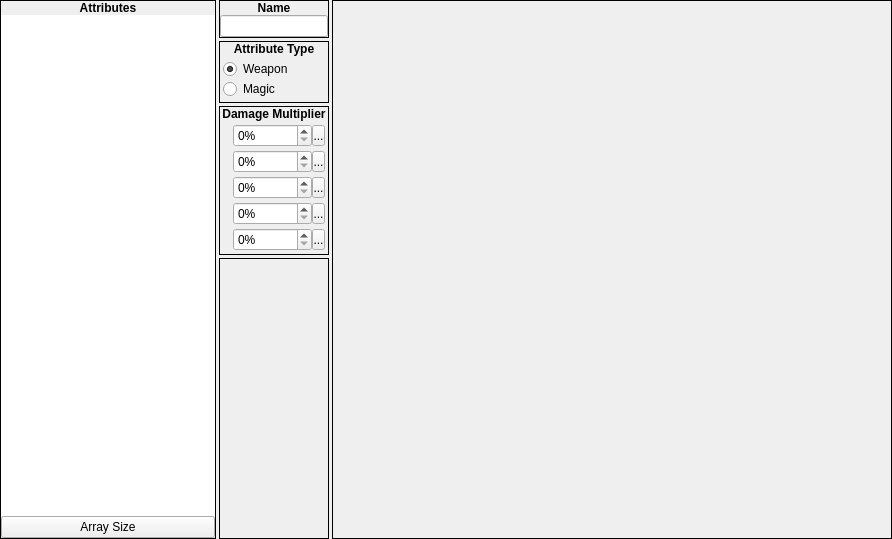
<?xml version="1.0" encoding="UTF-8"?>
<ui version="4.0">
 <class>Database_Attributes</class>
 <widget class="QWidget" name="Database_Attributes">
  <property name="geometry">
   <rect>
    <x>0</x>
    <y>0</y>
    <width>892</width>
    <height>539</height>
   </rect>
  </property>
  <property name="minimumSize">
   <size>
    <width>892</width>
    <height>539</height>
   </size>
  </property>
  <property name="maximumSize">
   <size>
    <width>892</width>
    <height>539</height>
   </size>
  </property>
  <property name="windowTitle">
   <string>Attributes Tab</string>
  </property>
  <property name="windowIcon">
   <iconset resource="gui_icons.qrc">
    <normaloff>:/icons/openrpgmaker.png</normaloff>:/icons/openrpgmaker.png</iconset>
  </property>
  <property name="styleSheet">
   <string notr="true">.QFrame
{
	border-width: 1px;
	border-style: solid;
	border-color: palette(window-text);
}

.QFrame&gt;QLabel
{
	border-width: 0px;
	background-color: palette(window-text);
	color: palette(window);
	font-weight: bold;
}

.QFrame&gt;QCheckBox
{
	background-color: palette(window-text);
	border-width: 0px;
	border-style: none;
	color: palette(window);
	spacing: 3px;
	font-weight: bold;
	padding: 0px 0px 0px 3px;
}

.QFrame&gt;QCheckBox::indicator
{
	min-width: 8px;
	max-width: 8px;
	min-height: 8px;
	max-height: 8px;
	width: 8px;
	height: 8px;
	border-width: 2px;
	border-radius: 0px;
	border-style: ridge;
	border-color: palette(mid);
}

.QFrame&gt;QCheckBox::indicator:unchecked
{
	background-color: palette(base);
}

.QFrame&gt;QCheckBox::indicator:checked
{
	background-color: palette(window-text);
}

.QFrame&gt;QCheckBox::indicator:hover
{
	border-color: palette(highlight);
}</string>
  </property>
  <layout class="QHBoxLayout" name="horizontalLayout">
   <property name="spacing">
    <number>3</number>
   </property>
   <property name="margin">
    <number>0</number>
   </property>
   <item>
    <widget class="QFrame" name="frame_71">
     <property name="sizePolicy">
      <sizepolicy hsizetype="Fixed" vsizetype="Preferred">
       <horstretch>0</horstretch>
       <verstretch>0</verstretch>
      </sizepolicy>
     </property>
     <property name="frameShape">
      <enum>QFrame::Box</enum>
     </property>
     <property name="frameShadow">
      <enum>QFrame::Plain</enum>
     </property>
     <layout class="QVBoxLayout" name="verticalLayout_112">
      <property name="spacing">
       <number>0</number>
      </property>
      <property name="margin">
       <number>0</number>
      </property>
      <item>
       <widget class="QLabel" name="label_131">
        <property name="sizePolicy">
         <sizepolicy hsizetype="Preferred" vsizetype="Fixed">
          <horstretch>0</horstretch>
          <verstretch>0</verstretch>
         </sizepolicy>
        </property>
        <property name="font">
         <font>
          <weight>75</weight>
          <bold>true</bold>
         </font>
        </property>
        <property name="text">
         <string>Attributes</string>
        </property>
        <property name="alignment">
         <set>Qt::AlignCenter</set>
        </property>
       </widget>
      </item>
      <item>
       <widget class="QWidget" name="widget_82" native="true">
        <layout class="QVBoxLayout" name="verticalLayout_114">
         <property name="spacing">
          <number>0</number>
         </property>
         <property name="margin">
          <number>0</number>
         </property>
         <item>
          <widget class="QListWidget" name="lwAttributeList">
           <property name="sizePolicy">
            <sizepolicy hsizetype="Fixed" vsizetype="Preferred">
             <horstretch>0</horstretch>
             <verstretch>0</verstretch>
            </sizepolicy>
           </property>
           <property name="minimumSize">
            <size>
             <width>214</width>
             <height>0</height>
            </size>
           </property>
           <property name="maximumSize">
            <size>
             <width>214</width>
             <height>16777215</height>
            </size>
           </property>
           <property name="frameShape">
            <enum>QFrame::NoFrame</enum>
           </property>
           <property name="editTriggers">
            <set>QAbstractItemView::NoEditTriggers</set>
           </property>
           <property name="verticalScrollMode">
            <enum>QAbstractItemView::ScrollPerPixel</enum>
           </property>
          </widget>
         </item>
         <item>
          <widget class="QPushButton" name="bArraySize">
           <property name="text">
            <string>Array Size</string>
           </property>
          </widget>
         </item>
        </layout>
       </widget>
      </item>
     </layout>
    </widget>
   </item>
   <item>
    <widget class="QWidget" name="widget_86" native="true">
     <property name="sizePolicy">
      <sizepolicy hsizetype="Fixed" vsizetype="Preferred">
       <horstretch>0</horstretch>
       <verstretch>0</verstretch>
      </sizepolicy>
     </property>
     <layout class="QVBoxLayout" name="verticalLayout_160">
      <property name="spacing">
       <number>3</number>
      </property>
      <property name="margin">
       <number>0</number>
      </property>
      <item>
       <widget class="QFrame" name="frame_72">
        <property name="sizePolicy">
         <sizepolicy hsizetype="Preferred" vsizetype="Fixed">
          <horstretch>0</horstretch>
          <verstretch>0</verstretch>
         </sizepolicy>
        </property>
        <property name="frameShape">
         <enum>QFrame::Box</enum>
        </property>
        <property name="frameShadow">
         <enum>QFrame::Plain</enum>
        </property>
        <layout class="QVBoxLayout" name="verticalLayout_155">
         <property name="spacing">
          <number>0</number>
         </property>
         <property name="margin">
          <number>0</number>
         </property>
         <item>
          <widget class="QLabel" name="label_132">
           <property name="sizePolicy">
            <sizepolicy hsizetype="Preferred" vsizetype="Fixed">
             <horstretch>0</horstretch>
             <verstretch>0</verstretch>
            </sizepolicy>
           </property>
           <property name="font">
            <font>
             <weight>75</weight>
             <bold>true</bold>
            </font>
           </property>
           <property name="text">
            <string>Name</string>
           </property>
           <property name="alignment">
            <set>Qt::AlignCenter</set>
           </property>
          </widget>
         </item>
         <item>
          <widget class="QWidget" name="widget_83" native="true">
           <property name="sizePolicy">
            <sizepolicy hsizetype="Preferred" vsizetype="Fixed">
             <horstretch>0</horstretch>
             <verstretch>0</verstretch>
            </sizepolicy>
           </property>
           <layout class="QVBoxLayout" name="verticalLayout_156">
            <property name="spacing">
             <number>0</number>
            </property>
            <property name="margin">
             <number>0</number>
            </property>
            <item>
             <widget class="QLineEdit" name="leName">
              <property name="maxLength">
               <number>8</number>
              </property>
             </widget>
            </item>
           </layout>
          </widget>
         </item>
        </layout>
       </widget>
      </item>
      <item>
       <widget class="QFrame" name="frame_73">
        <property name="sizePolicy">
         <sizepolicy hsizetype="Preferred" vsizetype="Fixed">
          <horstretch>0</horstretch>
          <verstretch>0</verstretch>
         </sizepolicy>
        </property>
        <property name="frameShape">
         <enum>QFrame::Box</enum>
        </property>
        <property name="frameShadow">
         <enum>QFrame::Plain</enum>
        </property>
        <layout class="QVBoxLayout" name="verticalLayout_157">
         <property name="spacing">
          <number>0</number>
         </property>
         <property name="margin">
          <number>0</number>
         </property>
         <item>
          <widget class="QLabel" name="label_133">
           <property name="sizePolicy">
            <sizepolicy hsizetype="Preferred" vsizetype="Fixed">
             <horstretch>0</horstretch>
             <verstretch>0</verstretch>
            </sizepolicy>
           </property>
           <property name="font">
            <font>
             <weight>75</weight>
             <bold>true</bold>
            </font>
           </property>
           <property name="text">
            <string>Attribute Type</string>
           </property>
           <property name="alignment">
            <set>Qt::AlignCenter</set>
           </property>
          </widget>
         </item>
         <item>
          <widget class="QWidget" name="widget_84" native="true">
           <layout class="QVBoxLayout" name="verticalLayout_161">
            <property name="spacing">
             <number>0</number>
            </property>
            <property name="margin">
             <number>3</number>
            </property>
            <item>
             <widget class="QRadioButton" name="rbTypeWeapon">
              <property name="text">
               <string>Weapon</string>
              </property>
              <property name="checked">
               <bool>true</bool>
              </property>
             </widget>
            </item>
            <item>
             <widget class="QRadioButton" name="rbTypeMagic">
              <property name="text">
               <string>Magic</string>
              </property>
             </widget>
            </item>
           </layout>
          </widget>
         </item>
        </layout>
       </widget>
      </item>
      <item>
       <widget class="QFrame" name="frame_74">
        <property name="sizePolicy">
         <sizepolicy hsizetype="Preferred" vsizetype="Fixed">
          <horstretch>0</horstretch>
          <verstretch>0</verstretch>
         </sizepolicy>
        </property>
        <property name="frameShape">
         <enum>QFrame::Box</enum>
        </property>
        <property name="frameShadow">
         <enum>QFrame::Plain</enum>
        </property>
        <layout class="QVBoxLayout" name="verticalLayout_158">
         <property name="spacing">
          <number>0</number>
         </property>
         <property name="margin">
          <number>0</number>
         </property>
         <item>
          <widget class="QLabel" name="label_134">
           <property name="sizePolicy">
            <sizepolicy hsizetype="Preferred" vsizetype="Fixed">
             <horstretch>0</horstretch>
             <verstretch>0</verstretch>
            </sizepolicy>
           </property>
           <property name="font">
            <font>
             <weight>75</weight>
             <bold>true</bold>
            </font>
           </property>
           <property name="text">
            <string>Damage Multiplier</string>
           </property>
           <property name="alignment">
            <set>Qt::AlignCenter</set>
           </property>
          </widget>
         </item>
         <item>
          <widget class="QWidget" name="widget_85" native="true">
           <layout class="QVBoxLayout" name="verticalLayout_159">
            <property name="spacing">
             <number>3</number>
            </property>
            <property name="margin">
             <number>3</number>
            </property>
            <item>
             <layout class="QHBoxLayout" name="horizontalLayout_57">
              <property name="spacing">
               <number>3</number>
              </property>
              <item>
               <widget class="QLabel" name="label_135">
                <property name="sizePolicy">
                 <sizepolicy hsizetype="Fixed" vsizetype="Fixed">
                  <horstretch>0</horstretch>
                  <verstretch>0</verstretch>
                 </sizepolicy>
                </property>
                <property name="text">
                 <string/>
                </property>
                <property name="pixmap">
                 <pixmap resource="gui_icons.qrc">:/icons/resistLevelA.png</pixmap>
                </property>
               </widget>
              </item>
              <item>
               <layout class="QHBoxLayout" name="horizontalLayout_52">
                <property name="spacing">
                 <number>0</number>
                </property>
                <item>
                 <widget class="QSpinBox" name="sbMultiplierA">
                  <property name="suffix">
                   <string>%</string>
                  </property>
                  <property name="maximum">
                   <number>1000</number>
                  </property>
                 </widget>
                </item>
                <item>
                 <widget class="SpinBoxSideButton" name="bMultiplierASpinButton">
                  <property name="minimumSize">
                   <size>
                    <width>13</width>
                    <height>21</height>
                   </size>
                  </property>
                  <property name="maximumSize">
                   <size>
                    <width>13</width>
                    <height>21</height>
                   </size>
                  </property>
                  <property name="text">
                   <string>...</string>
                  </property>
                  <property name="icon">
                   <iconset resource="gui_icons.qrc">
                    <normaloff>:/icons/spinBoxSideButton.png</normaloff>:/icons/spinBoxSideButton.png</iconset>
                  </property>
                  <property name="iconSize">
                   <size>
                    <width>8</width>
                    <height>16</height>
                   </size>
                  </property>
                 </widget>
                </item>
               </layout>
              </item>
             </layout>
            </item>
            <item>
             <layout class="QHBoxLayout" name="horizontalLayout_58">
              <property name="spacing">
               <number>3</number>
              </property>
              <item>
               <widget class="QLabel" name="label_136">
                <property name="sizePolicy">
                 <sizepolicy hsizetype="Fixed" vsizetype="Fixed">
                  <horstretch>0</horstretch>
                  <verstretch>0</verstretch>
                 </sizepolicy>
                </property>
                <property name="text">
                 <string/>
                </property>
                <property name="pixmap">
                 <pixmap resource="gui_icons.qrc">:/icons/resistLevelB.png</pixmap>
                </property>
               </widget>
              </item>
              <item>
               <layout class="QHBoxLayout" name="horizontalLayout_53">
                <property name="spacing">
                 <number>0</number>
                </property>
                <item>
                 <widget class="QSpinBox" name="sbMultiplierB">
                  <property name="suffix">
                   <string>%</string>
                  </property>
                  <property name="maximum">
                   <number>1000</number>
                  </property>
                 </widget>
                </item>
                <item>
                 <widget class="SpinBoxSideButton" name="bMultiplierBSpinButton">
                  <property name="minimumSize">
                   <size>
                    <width>13</width>
                    <height>21</height>
                   </size>
                  </property>
                  <property name="maximumSize">
                   <size>
                    <width>13</width>
                    <height>21</height>
                   </size>
                  </property>
                  <property name="text">
                   <string>...</string>
                  </property>
                  <property name="icon">
                   <iconset resource="gui_icons.qrc">
                    <normaloff>:/icons/spinBoxSideButton.png</normaloff>:/icons/spinBoxSideButton.png</iconset>
                  </property>
                  <property name="iconSize">
                   <size>
                    <width>8</width>
                    <height>16</height>
                   </size>
                  </property>
                 </widget>
                </item>
               </layout>
              </item>
             </layout>
            </item>
            <item>
             <layout class="QHBoxLayout" name="horizontalLayout_59">
              <property name="spacing">
               <number>3</number>
              </property>
              <item>
               <widget class="QLabel" name="label_137">
                <property name="sizePolicy">
                 <sizepolicy hsizetype="Fixed" vsizetype="Fixed">
                  <horstretch>0</horstretch>
                  <verstretch>0</verstretch>
                 </sizepolicy>
                </property>
                <property name="text">
                 <string/>
                </property>
                <property name="pixmap">
                 <pixmap resource="gui_icons.qrc">:/icons/resistLevelC.png</pixmap>
                </property>
               </widget>
              </item>
              <item>
               <layout class="QHBoxLayout" name="horizontalLayout_54">
                <property name="spacing">
                 <number>0</number>
                </property>
                <item>
                 <widget class="QSpinBox" name="sbMultiplierC">
                  <property name="suffix">
                   <string>%</string>
                  </property>
                  <property name="maximum">
                   <number>1000</number>
                  </property>
                 </widget>
                </item>
                <item>
                 <widget class="SpinBoxSideButton" name="bMultiplierCSpinButton">
                  <property name="minimumSize">
                   <size>
                    <width>13</width>
                    <height>21</height>
                   </size>
                  </property>
                  <property name="maximumSize">
                   <size>
                    <width>13</width>
                    <height>21</height>
                   </size>
                  </property>
                  <property name="text">
                   <string>...</string>
                  </property>
                  <property name="icon">
                   <iconset resource="gui_icons.qrc">
                    <normaloff>:/icons/spinBoxSideButton.png</normaloff>:/icons/spinBoxSideButton.png</iconset>
                  </property>
                  <property name="iconSize">
                   <size>
                    <width>8</width>
                    <height>16</height>
                   </size>
                  </property>
                 </widget>
                </item>
               </layout>
              </item>
             </layout>
            </item>
            <item>
             <layout class="QHBoxLayout" name="horizontalLayout_60">
              <property name="spacing">
               <number>3</number>
              </property>
              <item>
               <widget class="QLabel" name="label_138">
                <property name="sizePolicy">
                 <sizepolicy hsizetype="Fixed" vsizetype="Fixed">
                  <horstretch>0</horstretch>
                  <verstretch>0</verstretch>
                 </sizepolicy>
                </property>
                <property name="text">
                 <string/>
                </property>
                <property name="pixmap">
                 <pixmap resource="gui_icons.qrc">:/icons/resistLevelD.png</pixmap>
                </property>
               </widget>
              </item>
              <item>
               <layout class="QHBoxLayout" name="horizontalLayout_55">
                <property name="spacing">
                 <number>0</number>
                </property>
                <item>
                 <widget class="QSpinBox" name="sbMultiplierD">
                  <property name="suffix">
                   <string>%</string>
                  </property>
                  <property name="maximum">
                   <number>1000</number>
                  </property>
                 </widget>
                </item>
                <item>
                 <widget class="SpinBoxSideButton" name="bMultiplierDSpinButton">
                  <property name="minimumSize">
                   <size>
                    <width>13</width>
                    <height>21</height>
                   </size>
                  </property>
                  <property name="maximumSize">
                   <size>
                    <width>13</width>
                    <height>21</height>
                   </size>
                  </property>
                  <property name="text">
                   <string>...</string>
                  </property>
                  <property name="icon">
                   <iconset resource="gui_icons.qrc">
                    <normaloff>:/icons/spinBoxSideButton.png</normaloff>:/icons/spinBoxSideButton.png</iconset>
                  </property>
                  <property name="iconSize">
                   <size>
                    <width>8</width>
                    <height>16</height>
                   </size>
                  </property>
                 </widget>
                </item>
               </layout>
              </item>
             </layout>
            </item>
            <item>
             <layout class="QHBoxLayout" name="horizontalLayout_61">
              <property name="spacing">
               <number>3</number>
              </property>
              <item>
               <widget class="QLabel" name="label_139">
                <property name="sizePolicy">
                 <sizepolicy hsizetype="Fixed" vsizetype="Fixed">
                  <horstretch>0</horstretch>
                  <verstretch>0</verstretch>
                 </sizepolicy>
                </property>
                <property name="text">
                 <string/>
                </property>
                <property name="pixmap">
                 <pixmap resource="gui_icons.qrc">:/icons/resistLevelE.png</pixmap>
                </property>
               </widget>
              </item>
              <item>
               <layout class="QHBoxLayout" name="horizontalLayout_56">
                <property name="spacing">
                 <number>0</number>
                </property>
                <item>
                 <widget class="QSpinBox" name="sbMultiplierE">
                  <property name="suffix">
                   <string>%</string>
                  </property>
                  <property name="maximum">
                   <number>1000</number>
                  </property>
                 </widget>
                </item>
                <item>
                 <widget class="SpinBoxSideButton" name="bMultiplierESpinButton">
                  <property name="minimumSize">
                   <size>
                    <width>13</width>
                    <height>21</height>
                   </size>
                  </property>
                  <property name="maximumSize">
                   <size>
                    <width>13</width>
                    <height>21</height>
                   </size>
                  </property>
                  <property name="text">
                   <string>...</string>
                  </property>
                  <property name="icon">
                   <iconset resource="gui_icons.qrc">
                    <normaloff>:/icons/spinBoxSideButton.png</normaloff>:/icons/spinBoxSideButton.png</iconset>
                  </property>
                  <property name="iconSize">
                   <size>
                    <width>8</width>
                    <height>16</height>
                   </size>
                  </property>
                 </widget>
                </item>
               </layout>
              </item>
             </layout>
            </item>
           </layout>
          </widget>
         </item>
        </layout>
       </widget>
      </item>
      <item>
       <widget class="QFrame" name="frame_75">
        <property name="frameShape">
         <enum>QFrame::Box</enum>
        </property>
        <property name="frameShadow">
         <enum>QFrame::Plain</enum>
        </property>
       </widget>
      </item>
     </layout>
    </widget>
   </item>
   <item>
    <widget class="QFrame" name="frame_76">
     <property name="frameShape">
      <enum>QFrame::Box</enum>
     </property>
     <property name="frameShadow">
      <enum>QFrame::Plain</enum>
     </property>
    </widget>
   </item>
  </layout>
 </widget>
 <customwidgets>
  <customwidget>
   <class>SpinBoxSideButton</class>
   <extends>QToolButton</extends>
   <header>spinboxsidebutton.h</header>
  </customwidget>
 </customwidgets>
 <resources>
  <include location="gui_icons.qrc"/>
 </resources>
 <connections/>
</ui>
